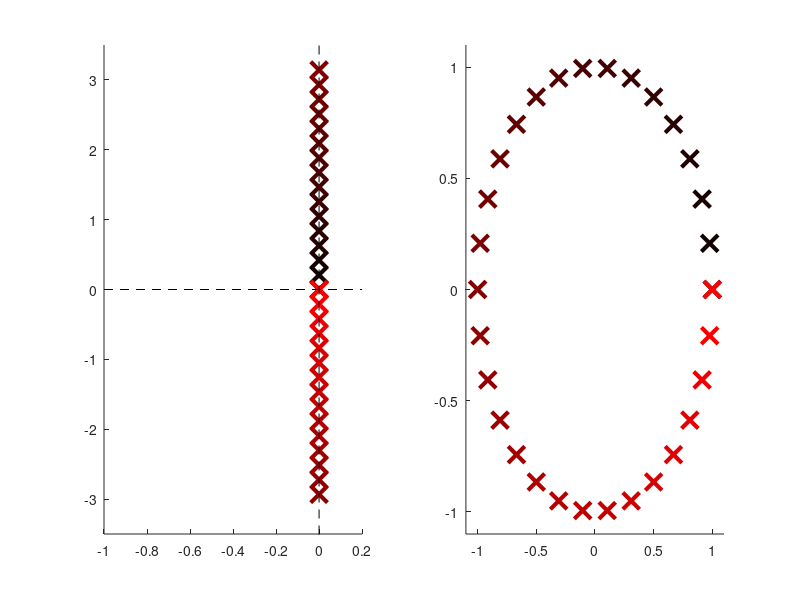
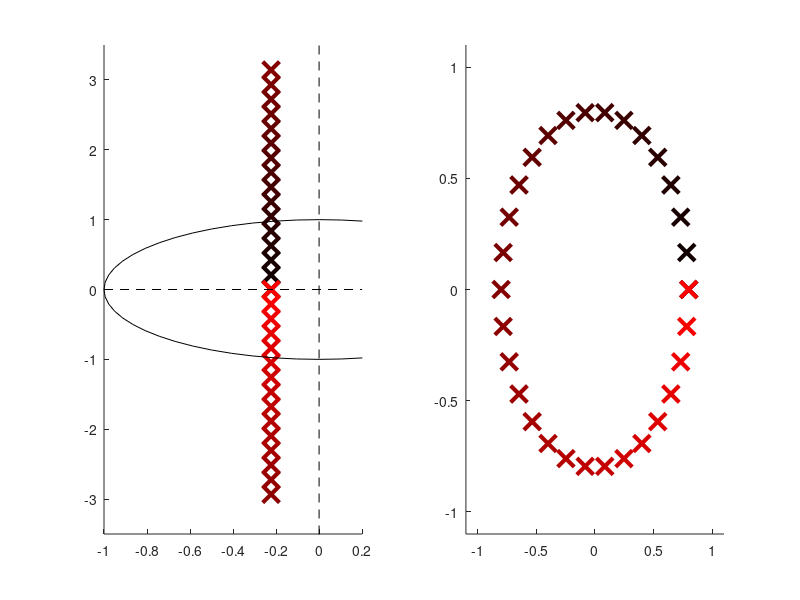
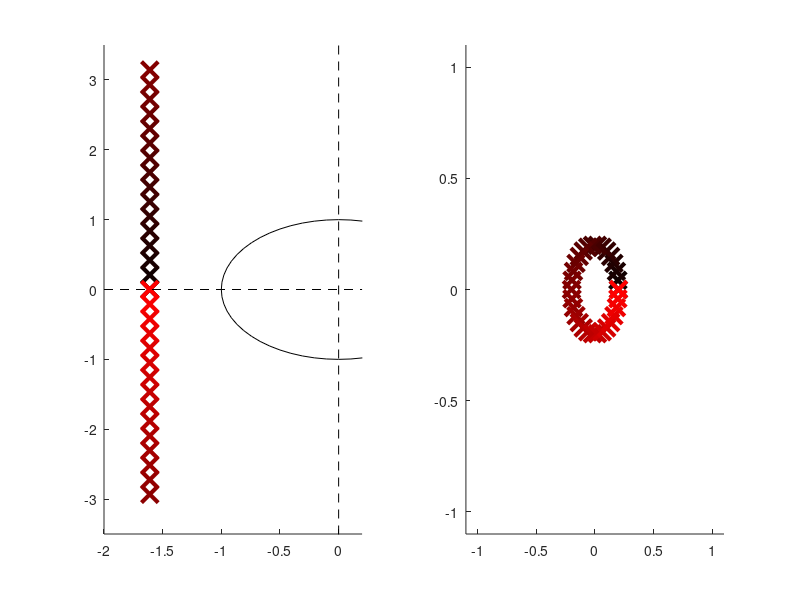

Reproduce these figures in MATLAB, in order.
clear;clc;

T=1;

figure(1);clf;
subplot(1,2,1);cla;hold on;ax1=gca;
subplot(1,2,2);cla;hold on;ax2=gca;

thetavec=0:12:360;
for i=1:length(thetavec)
    theta=thetavec(i);
    color=i/length(thetavec);
    z=cosd(theta)+1i*sind(theta);
    p=log(z)/T;
    
    plot(ax1,real(p),imag(p),'x','Color',[color,0,0],'LineWidth',3,'MarkerSize',12);
    plot(ax2,real(z),imag(z),'x','Color',[color,0,0],'LineWidth',3,'MarkerSize',12);
end

xlim(ax1,[-1 0.2]);plot(ax1,[-1 0.2],[0 0],'k--');
ylim(ax1,[-3.5 3.5]);plot(ax1,[0 0],[-4 4],'k--');
xlim(ax2,[-1.1 1.1]);
ylim(ax2,[-1.1 1.1]);
%%%%%%%%%%%%%%%%%%%%%%%%%%%%%%%%%%%%%%%%%%%%%%%%%%%%%%%%%%%%%%%%%%%%%%%%%%%%%%%%%%%%%%%%%
figure(2);clf;
subplot(1,2,1);cla;hold on;ax1=gca;
subplot(1,2,2);cla;hold on;ax2=gca;

thetavec=0:12:360;
for i=1:length(thetavec)
    theta=thetavec(i);
    color=i/length(thetavec);
    z=0.8*cosd(theta)+0.8*1i*sind(theta);
    p=log(z)/T;
    
    plot(ax1,real(p),imag(p),'x','Color',[color,0,0],'LineWidth',3,'MarkerSize',12);
    plot(ax2,real(z),imag(z),'x','Color',[color,0,0],'LineWidth',3,'MarkerSize',12);
end

xlim(ax1,[-1 0.2]);plot(ax1,[-1 0.2],[0 0],'k--');
ylim(ax1,[-3.5 3.5]);plot(ax1,[0 0],[-4 4],'k--');
xlim(ax2,[-1.1 1.1]);
ylim(ax2,[-1.1 1.1]);
rectangle('Position',[-1,-1,2,2],'Curvature',[1 1]);

%%%%%%%%%%%%%%%%%%%%%%%%%%%%%%%%%%%%%%%%%%%%%%%%%%%%%%%%%%%%%%%%%%%%%%%%%%%%%%%%%%%%%%%%%
figure(3);clf;
subplot(1,2,1);cla;hold on;ax1=gca;
subplot(1,2,2);cla;hold on;ax2=gca;

thetavec=0:12:360;
for i=1:length(thetavec)
    theta=thetavec(i);
    color=i/length(thetavec);
    z=0.2*cosd(theta)+0.2*1i*sind(theta);
    p=log(z)/T;
    
    plot(ax1,real(p),imag(p),'x','Color',[color,0,0],'LineWidth',3,'MarkerSize',12);
    plot(ax2,real(z),imag(z),'x','Color',[color,0,0],'LineWidth',3,'MarkerSize',12);
end

xlim(ax1,[-2 0.2]);plot(ax1,[-2 0.2],[0 0],'k--');
ylim(ax1,[-3.5 3.5]);plot(ax1,[0 0],[-4 4],'k--');
xlim(ax2,[-1.1 1.1]);
ylim(ax2,[-1.1 1.1]);
rectangle('Position',[-1,-1,2,2],'Curvature',[1 1]);

